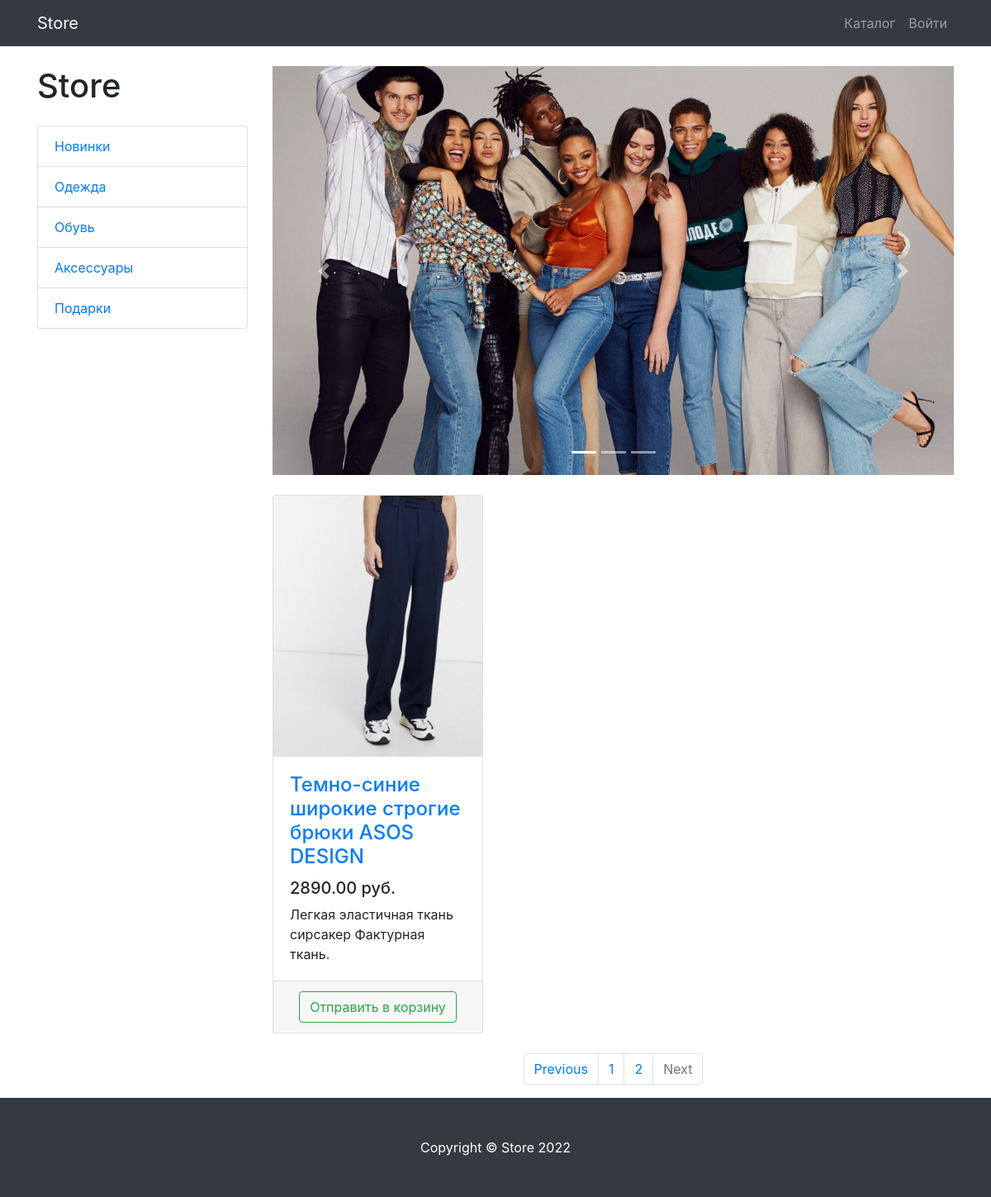
The app's page /products/category/1/page/2 with its own data.
### products/models.py (models this page shows)
class ProductCategory(models.Model):
    name = models.CharField(max_length=128, unique=True)
    description = models.TextField(blank=True)
    class Meta:
        verbose_name = 'Product category'
        verbose_name_plural = 'Product categories'
    def __str__(self):
        return self.name

class Product(models.Model):
    name = models.CharField(max_length=256)
    description = models.TextField(blank=True)
    price = models.DecimalField(max_digits=10, decimal_places=2)
    quantity = models.PositiveIntegerField(default=0)
    image = models.ImageField(upload_to='products_images')
    category = models.ForeignKey(to=ProductCategory, on_delete=models.CASCADE)
    class Meta:
        verbose_name = 'Product'
        verbose_name_plural = 'Products'
    def __str__(self):
        return self.name

### products/views.py (the view)
# urls.py: path('', ProductsListView.as_view(), name='index'),
class ProductsListView(ListView):
    model = Product
    template_name = 'products/products.html'
    paginate_by = 3
    context_object_name = 'products'
    def get_queryset(self):
        queryset = super(ProductsListView, self).get_queryset()
        category_id = self.kwargs.get('category_id')
        print(f"qureyset call {queryset.filter(category_id=category_id) if category_id else queryset}")
        return queryset.filter(category_id=category_id) if category_id else queryset
    def get_context_data(self, **kwargs):
        context = super().get_context_data(**kwargs)
        context["title"] = "Store - Каталог"
        context["category_id"] = self.kwargs.get('category_id')
        context["categories"] = ProductCategory.objects.all()
        print(f"context call {context}")
        return context

### products/templates/products/products.html (shortened to what this page needs)
{% extends 'products/base.html' %}
{% load static %}
{% block css %}
    <link href="{% static "/vendor/css/products.css" %}" rel="stylesheet">
{% endblock %}
{% block content %}
    <div class="container">
        <div class="row">
            <div class="col-lg-3">
                <h1 class="my-4">Store</h1>
                <div class="list-group">
                    {% for category in categories %}
                        <a href=" {% url 'products:category' category.id 1 %} " class="list-group-item">{{ category.name }}</a>
                    {% endfor %}
                </div>
            </div>
            <div class="col-lg-9">
                <div id="carouselExampleIndicators" class="carousel slide my-4" data-ride="carousel">
                    <ol class="carousel-indicators">
                        <li data-target="#carouselExampleIndicators" data-slide-to="0" class="active"></li>
                        <li data-target="#carouselExampleIndicators" data-slide-to="1"></li>
                        <li data-target="#carouselExampleIndicators" data-slide-to="2"></li>
                    </ol>
                    <div class="carousel-inner" role="listbox">
                        <div class="carousel-item active">
                            <img class="d-block img-fluid" src="{% static "/vendor/img/slides/slide-1.jpg" %}" alt="First slide">
                        </div>
                    </div>
                    <a class="carousel-control-prev" href="#carouselExampleIndicators" role="button" data-slide="prev">
                        <span class="carousel-control-prev-icon" aria-hidden="true"></span>
                    </a>
                    <a class="carousel-control-next" href="#carouselExampleIndicators" role="button" data-slide="next">
                        <span class="carousel-control-next-icon" aria-hidden="true"></span>
                    </a>
                </div>
                <div class="row">
                    {% for product in products %}
                    <div class="col-lg-4 col-md-6 mb-4">
                        <div class="card h-100">
                            <a href="#">
                                <img class="card-img-top"
                                    src="{{ product.image.url }}"
                                    alt="">
                            </a>
                            <div class="card-body">
                                <h4 class="card-title">
                                    <a href="#">{{ product.name }}</a>
                                </h4>
                                <h5>{{ product.price }} руб.</h5>
                                <p class="card-text"> {{ product.description }} </p>
                            </div>
                            <div class="card-footer text-center">
                                <a class="btn btn-outline-success"
                                   href="{% url 'products:basket_add' product.id %}">
                                    Отправить в корзину </a>
                            </div>
                        </div>
                    </div>
                    {% endfor %}
                </div>
                <nav aria-label="Page navigation example">
                    <ul class="pagination justify-content-center">
                        <li class="page-item {% if not page_obj.has_previous %} disabled {% endif %}">
                            <a class="page-link"
                                {% if not category_id %}
                                    href="{% if page_obj.has_previous %} {% url 'products:paginator' page_obj.previous_page_number %} {% else %} '#' {% endif %}"
                                {% else %}
                                    href="{% if page_obj.has_previous %} {% url 'products:category' category_id page_obj.previous_page_number %} {% else %} '#' {% endif %}"
                                {% endif %}
                                tabindex="-1" aria-disabled="true">
                                Previous
                            </a>
                        </li>
                        {% for page in paginator.page_range %}
                            <li class="page-item">
                                {% if not category_id %}
                                    <a class="page-link" href="{% url 'products:paginator' page %}">
                                        {{ page }}
                                    </a>
                                {% else %}
                                    <a class="page-link" href="{% url 'products:category' category_id page %}">
                                        {{ page }}
                                    </a>
                                {% endif %}
                            </li>
                        {% endfor %}
                        <li class="page-item {% if not page_obj.has_next %} disabled {% endif %}">
                            <a class="page-link"
                                {% if not category_id %}
                                    href="{% if page_obj.has_next %} {% url 'products:paginator' page_obj.next_page_number %} {% else %} '#' {% endif %}"
                                {% else %}
                                    href="{% if page_obj.has_next %} {% url 'products:category' category_id page_obj.next_page_number %} {% else %} '#' {% endif %}"
                                {% endif %}
                                >
                                Next
                            </a>
                        </li>
                    </ul>
                </nav>
            </div>
        </div>
    </div>
{% endblock %}
{% block footer %}
    <footer class="py-5 bg-dark">
        <div class="container">
            <p class="m-0 text-center text-white">Copyright &copy; Store 2022</p>
        </div>
    </footer>
{% endblock %}

### records on screen
ProductCategory: name "Новинки"
ProductCategory: name "Одежда"
ProductCategory: name "Обувь"
ProductCategory: name "Аксессуары"
ProductCategory: name "Подарки"
Product: image (picture), name "Темно-синие широкие строгие брюки ASOS DESIGN", price "2890.00", description "Легкая эластичная ткань сирсакер Фактурная ткань."

### other values on screen
{{ page }} "1" "2"
